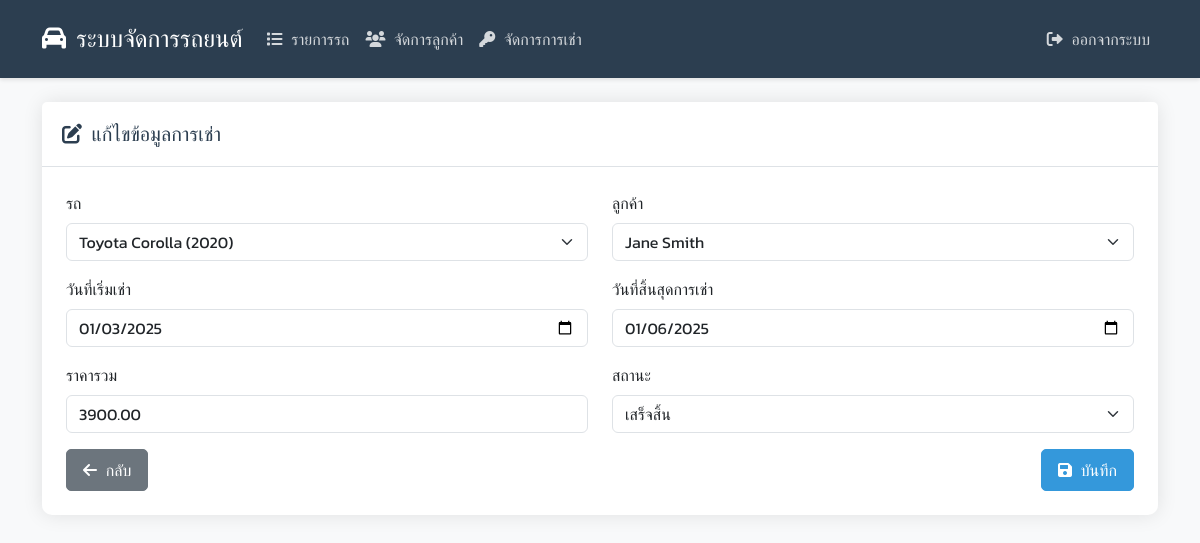
/edit_rental.php?id=2 (signed in), run on the app's committed database.
### tables this page shows
CREATE TABLE `rentals` (
  `rental_id` int(11) NOT NULL COMMENT 'รหัสการเช่า (Primary Key)',
  `customer_id` int(11) NOT NULL COMMENT 'รหัสลูกค้า',
  `car_id` int(11) NOT NULL COMMENT 'รหัสรถ',
  `rental_start_date` date NOT NULL COMMENT 'วันที่เริ่มเช่า',
  `rental_end_date` date NOT NULL COMMENT 'วันที่สิ้นสุดการเช่า',
  `total_price` decimal(10,2) NOT NULL COMMENT 'ราคารวม',
  `rental_status` enum('Pending','Completed','Cancelled') DEFAULT 'Pending' COMMENT 'สถานะการเช่า',
  `create_date` timestamp NOT NULL DEFAULT current_timestamp() COMMENT 'วันที่สร้างข้อมูล',
  `update_date` timestamp NOT NULL DEFAULT current_timestamp() ON UPDATE current_timestamp() COMMENT 'วันที่แก้ไขข้อมูลล่าสุด'
);

CREATE TABLE `cars` (
  `car_id` int(11) NOT NULL COMMENT 'รหัสรถ (Primary Key)',
  `brand` varchar(100) NOT NULL COMMENT 'ยี่ห้อรถ เช่น Toyota, Honda',
  `model` varchar(100) NOT NULL COMMENT 'รุ่นรถ เช่น Corolla, Civic',
  `year` year(4) NOT NULL COMMENT 'ปีที่ผลิต',
  `color` varchar(50) DEFAULT NULL COMMENT 'สีของรถ เช่น ขาว, ดำ, แดง',
  `engine_type` varchar(50) DEFAULT NULL COMMENT 'ชนิดเครื่องยนต์ เช่น เบนซิน, ดีเซล, ไฟฟ้า',
  `transmission` enum('Manual','Automatic') DEFAULT NULL COMMENT 'ชนิดของเกียร์ เช่น Manual, Automatic',
  `seats` int(11) DEFAULT NULL COMMENT 'จำนวนที่นั่ง เช่น 4, 5, 7',
  `price` decimal(10,2) DEFAULT NULL COMMENT 'ราคารถ (บาท)',
  `create_date` timestamp NOT NULL DEFAULT current_timestamp() COMMENT 'วันที่สร้างข้อมูล',
  `update_date` timestamp NOT NULL DEFAULT current_timestamp() ON UPDATE current_timestamp() COMMENT 'วันที่แก้ไขข้อมูลล่าสุด'
);

CREATE TABLE `customers` (
  `customer_id` int(11) NOT NULL COMMENT 'รหัสลูกค้า (Primary Key)',
  `first_name` varchar(100) NOT NULL COMMENT 'ชื่อลูกค้า',
  `last_name` varchar(100) NOT NULL COMMENT 'นามสกุลลูกค้า',
  `phone_number` varchar(15) NOT NULL COMMENT 'เบอร์โทรศัพท์',
  `email` varchar(150) DEFAULT NULL COMMENT 'อีเมล',
  `address` text DEFAULT NULL COMMENT 'ที่อยู่',
  `driver_license_number` varchar(50) NOT NULL COMMENT 'หมายเลขใบขับขี่',
  `create_date` timestamp NOT NULL DEFAULT current_timestamp() COMMENT 'วันที่สร้างข้อมูล',
  `update_date` timestamp NOT NULL DEFAULT current_timestamp() ON UPDATE current_timestamp() COMMENT 'วันที่แก้ไขข้อมูลล่าสุด'
);

### api/car.php (called while the page is built, shortened)
<?php
class Car {
    private $conn;
    private $table_name = "cars";
    public function __construct($db) {
        $this->conn = $db;
    }
    public function read() {
        $query = "SELECT * FROM " . $this->table_name . " ORDER BY car_id DESC";
        $stmt = $this->conn->prepare($query);
        $stmt->execute();
        return $stmt;
    }
}
?>

### api/rental.php (called while the page is built, shortened)
<?php
class Rental {
    private $conn;
    private $table_name = "rentals";
    public function __construct($db) {
        $this->conn = $db;
    }
    public function readOne($id) {
        $query = "SELECT r.*,
                    c.brand as car_brand, c.model as car_model,
                    CONCAT(cust.first_name, ' ', cust.last_name) as customer_name
                FROM " . $this->table_name . " r
                LEFT JOIN cars c ON r.car_id = c.car_id
                LEFT JOIN customers cust ON r.customer_id = cust.customer_id
                WHERE r.rental_id = :id
                LIMIT 0,1";
        $stmt = $this->conn->prepare($query);
        $stmt->bindParam(":id", $id);
        $stmt->execute();
        return $stmt->fetch(PDO::FETCH_ASSOC);
    }
}
?>

### api/customer.php (called while the page is built, shortened)
<?php
class Customer {
    private $conn;
    private $table_name = "customers";
    public function __construct($db) {
        $this->conn = $db;
    }
    public function read() {
        $query = "SELECT * FROM " . $this->table_name . " ORDER BY customer_id DESC";
        $stmt = $this->conn->prepare($query);
        $stmt->execute();
        return $stmt;
    }
}
?>

### edit_rental.php (the view, shortened to what this page needs)
<?php
require_once 'api/rental.php';
require_once 'api/car.php';
require_once 'api/customer.php';
$database = new Database();
$db = $database->getConnection();
$rental = new Rental($db);
$car = new Car($db);
$customer = new Customer($db);
$rental_data = $rental->readOne($_GET['id']);
$cars = $car->read();
$customers = $customer->read();
?>
<!DOCTYPE html>
<html lang="th">
<head>
    <link href="https://cdn.jsdelivr.net/npm/bootstrap@5.3.0/dist/css/bootstrap.min.css" rel="stylesheet">
    <link href="https://cdnjs.cloudflare.com/ajax/libs/font-awesome/6.0.0/css/all.min.css" rel="stylesheet">
    <link href="css/style.css" rel="stylesheet">
</head>
<body>
    <nav class="navbar navbar-expand-lg navbar-dark">
        <div class="container">
            <a class="navbar-brand" href="index.php">
                <i class="fas fa-car"></i> ระบบจัดการรถยนต์
            </a>
            <div class="collapse navbar-collapse" id="navbarNav">
                <ul class="navbar-nav me-auto">
                    <li class="nav-item">
                        <a class="nav-link" href="cars.php">
                            <i class="fas fa-list"></i> รายการรถ
                        </a>
                    </li>
                    <li class="nav-item">
                        <a class="nav-link" href="customers.php">
                            <i class="fas fa-users"></i> จัดการลูกค้า
                        </a>
                    </li>
                    <li class="nav-item">
                        <a class="nav-link active" href="rentals.php">
                            <i class="fas fa-key"></i> จัดการการเช่า
                        </a>
                    </li>
                </ul>
                <ul class="navbar-nav">
                    <li class="nav-item">
                        <a class="nav-link" href="logout.php">
                            <i class="fas fa-sign-out-alt"></i> ออกจากระบบ
                        </a>
                    </li>
                </ul>
            </div>
        </div>
    </nav>
    <div class="container mt-4">
        <div class="card">
            <div class="card-header">
                <h5 class="mb-0">
                    <i class="fas fa-edit"></i> แก้ไขข้อมูลการเช่า
                </h5>
            </div>
            <div class="card-body">
                <form method="POST" class="needs-validation" novalidate>
                    <div class="row">
                        <div class="col-md-6 mb-3">
                            <label for="car_id" class="form-label">รถ</label>
                            <select class="form-select" id="car_id" name="car_id" required>
                                <?php while ($car_row = $cars->fetch(PDO::FETCH_ASSOC)): ?>
                                    <option value="<?php echo $car_row['car_id']; ?>" <?php echo ($car_row['car_id'] == $rental_data['car_id']) ? 'selected' : ''; ?>>
                                        <?php echo $car_row['brand'] . ' ' . $car_row['model'] . ' (' . $car_row['year'] . ')'; ?>
                                    </option>
                                <?php endwhile; ?>
                            </select>
                        </div>
                        <div class="col-md-6 mb-3">
                            <label for="customer_id" class="form-label">ลูกค้า</label>
                            <select class="form-select" id="customer_id" name="customer_id" required>
                                <?php while ($customer_row = $customers->fetch(PDO::FETCH_ASSOC)): ?>
                                    <option value="<?php echo $customer_row['customer_id']; ?>" <?php echo ($customer_row['customer_id'] == $rental_data['customer_id']) ? 'selected' : ''; ?>>
                                        <?php echo $customer_row['first_name'] . ' ' . $customer_row['last_name']; ?>
                                    </option>
                                <?php endwhile; ?>
                            </select>
                        </div>
                    </div>
                    <div class="row">
                        <div class="col-md-6 mb-3">
                            <label for="rental_start_date" class="form-label">วันที่เริ่มเช่า</label>
                            <input type="date" class="form-control" id="rental_start_date" name="rental_start_date"
                                value="<?php echo $rental_data['rental_start_date']; ?>" required>
                        </div>
                        <div class="col-md-6 mb-3">
                            <label for="rental_end_date" class="form-label">วันที่สิ้นสุดการเช่า</label>
                            <input type="date" class="form-control" id="rental_end_date" name="rental_end_date"
                                value="<?php echo $rental_data['rental_end_date']; ?>" required>
                        </div>
                    </div>
                    <div class="row">
                        <div class="col-md-6 mb-3">
                            <label for="total_price" class="form-label">ราคารวม</label>
                            <input type="number" class="form-control" id="total_price" name="total_price"
                                value="<?php echo $rental_data['total_price']; ?>" min="0" step="0.01" required>
                        </div>
                        <div class="col-md-6 mb-3">
                            <label for="rental_status" class="form-label">สถานะ</label>
                            <select class="form-select" id="rental_status" name="rental_status" required>
                                <option value="Completed" <?php echo ($rental_data['rental_status'] == 'Completed') ? 'selected' : ''; ?>>เสร็จสิ้น</option>
                            </select>
                        </div>
                    </div>
                    <div class="d-flex justify-content-between">
                        <a href="rentals.php" class="btn btn-secondary">
                            <i class="fas fa-arrow-left"></i> กลับ
                        </a>
                        <button type="submit" class="btn btn-primary">
                            <i class="fas fa-save"></i> บันทึก
                        </button>
                    </div>
                </form>
            </div>
        </div>
    </div>
</body>
</html>

### css/style.css (style rules this page uses)
:root { --primary-color: #2c3e50; --secondary-color: #3498db; --accent-color: #e74c3c; --text-color: #2c3e50; --light-gray: #f8f9fa; --border-color: #dee2e6; }
body { font-family: 'Kanit', sans-serif; background-color: var(--light-gray); color: var(--text-color); }
.navbar { background-color: var(--primary-color); padding: 1rem; box-shadow: 0 2px 4px rgba(0,0,0,0.1); }
.navbar-brand { color: white !important; font-size: 1.5rem; font-weight: 500; }
.nav-link { color: rgba(255,255,255,.8) !important; transition: color 0.3s ease; padding: 0.5rem 1rem; }
.nav-link i { margin-right: 5px; }
.card { border: none; border-radius: 10px; box-shadow: 0 0 20px rgba(0,0,0,0.1); margin-bottom: 20px; transition: transform 0.3s ease; }
.card-header { background-color: white; border-bottom: 1px solid var(--border-color); padding: 1.25rem; }
.card-header h5 { color: var(--primary-color); font-weight: 500; }
.card-body { padding: 1.5rem; }
.btn { padding: 0.5rem 1rem; border-radius: 5px; transition: all 0.3s ease; }
.btn-primary { background-color: var(--secondary-color); border-color: var(--secondary-color); }
.fas { margin-right: 5px; }

### data on the page
rentals: car_id "Toyota Corolla (2020)", customer_id "Jane Smith", rental_start_date "01/03/2025", rental_end_date "01/06/2025", total_price "3900.00", rental_status "เสร็จสิ้น"
